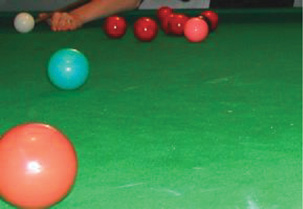
#> input picture 02_quantization/assets/3_9.jpg, 303 x 209 px
$ jupyter execute withoutCV.ipynb
#> lines starting #> are read from the running program, lines starting #| are printed output that depends on the picture
# K-Means Clustering without OpenCV

## 사용한 라이브러리
* 이미지 읽기, matplotlib.image
* 이미지 출력/그래프 출력, matplotlib.pyplot
* 행렬 계산, numpy

[cell 1]
import random

import numpy as np
import numpy.matlib
import matplotlib.image as pim
import matplotlib.pyplot as plt

## K-means 행렬(centroid) 초기화 함수

[cell 2]
def init_centroids(X, K):
    c = random.sample(list(X), K)
    return c

## 거리 계산 함수

[cell 3]
def closest_centroids(X, c):
    K = np.size(c, 0)
    idx = np.zeros((np.size(X, 0), 1))
    arr = np.empty((np.size(X, 0), 1))
    for i in range(0, K):
        y = c[i]
        temp = np.ones((np.size(X, 0), 1))*y
        b = np.power(np.subtract(X, temp), 2)
        a = np.sum(b, axis=1)
        a = np.asarray(a)
        a.resize((np.size(X, 0), 1))
        arr = np.append(arr, a, axis=1)
    arr = np.delete(arr, 0, axis=1)
    idx = np.argmin(arr, axis=1)
    return idx

## K 계산 함수

[cell 4]
def compute_centroids(X, idx, K):
    n = np.size(X, 1)
    centroids = np.zeros((K, n))
    for i in range(0, K):
        ci = idx == i
        ci = ci.astype(int)
        total_number = sum(ci)
        ci.resize((np.size(X, 0), 1))
        total_matrix = np.matlib.repmat(ci, 1, n)
        ci = np.transpose(ci)
        total = np.multiply(X, total_matrix)
        centroids[i] = (1/total_number)*np.sum(total, axis=0)
    return centroids

## K-means 호출 함수

[cell 5]
def run_kMean(X, initial_centroids, max_iters):
    m = np.size(X, 0)
    n = np.size(X, 1)
    K = np.size(initial_centroids, 0)
    centroids = initial_centroids
    previous_centroids = centroids
    idx = np.zeros((m, 1))
    for i in range(1, max_iters):
        idx = closest_centroids(X, centroids)
        centroids = compute_centroids(X, idx, K)
    return centroids, idx

## 이미지 로드 및 값 세팅

[cell 6]
imgPath = '../assets/3_9.jpg'
image = pim.imread(imgPath)
#> image is the input picture: shape (209, 303, 3); mean R, G, B 66.5, 126.3, 74.6
rows = image.shape[0]
#> rows = 209
cols = image.shape[1]
#> cols = 303
image = image / 255
X = image.reshape(image.shape[0] * image.shape[1], 3)

## k = 10

[cell 7]
# k = 10
K = 10

max_iters = 2
initial_centroids = init_centroids(X, K)
#> in init_centroids, `c = random.sample(list(X), K)`: c = [[0.278, 0.722, 0.416], [0.125, 0.424, 0.231], [0.306, 0.729, 0.431], [0.369, 0.749, 0.486], [0.114, 0.514, 0.267], [0.0784, 0.157, 0.114], [0.114, 0.31, 0.165], [0.525, 0.808, 0.651], [0.137, 0.533, 0.275], [0.098, 0.463, 0.247]]
#> initial_centroids has the same summary as c in init_centroids
centroids, idx = run_kMean(X, initial_centroids, max_iters)
#> in run_kMean, `m = np.size(X, 0)`: m = 63327
#> in run_kMean, `n = np.size(X, 1)`: n = 3
#> in run_kMean, `K = np.size(initial_centroids, 0)`: K = 10
#> in run_kMean, `centroids = initial_centroids`: centroids has the same summary as c in init_centroids
#> in run_kMean, `previous_centroids = centroids`: previous_centroids has the same summary as c in init_centroids
#> the loop in run_kMean, `for i in range(1, max_iters):` made 1 pass
#> (K in closest_centroids, n in compute_centroids) on pass 1: (10, 3)
#> centroids = [[0.206, 0.699, 0.401], [0.181, 0.405, 0.225], [0.331, 0.709, 0.432], [0.443, 0.664, 0.449], [0.113, 0.51, 0.264], [0.163, 0.154, 0.117], [0.195, 0.296, 0.178], [0.93, 0.538, 0.435], [0.142, 0.59, 0.296], [0.0946, 0.465, 0.246]]
idx = closest_centroids(X, centroids)
#> the loop in closest_centroids (call 2), `for i in range(0, K):` made 10 passes
k10 = centroids[idx]
k10 = np.reshape(k10, (rows, cols, 3))
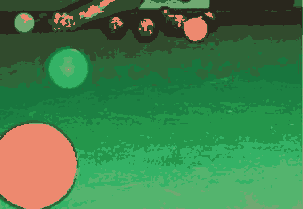
#> k10: shape (209, 303, 3) float64; mean of channels 0, 1, 2 0.264, 0.501, 0.296; drawn as R, G, B

## k = 20

[cell 8]
# k = 20
K = 20

max_iters = 2
initial_centroids = init_centroids(X, K)
#> initial_centroids = 20 items, first 6: [0.118, 0.494, 0.255], [0.341, 0.725, 0.439], [0.263, 0.714, 0.408], [0.184, 0.702, 0.365], [0.11, 0.424, 0.224], [0.106, 0.471, 0.255]
centroids, idx = run_kMean(X, initial_centroids, max_iters)
#> the loop in run_kMean (call 2), `for i in range(1, max_iters):` made 1 pass
#> (K in closest_centroids, n in compute_centroids) on pass 1: (20, 3)
#> centroids = 20 rows, first 8: [0.129, 0.5, 0.258], [0.345, 0.728, 0.445], [0.255, 0.713, 0.399], [0.199, 0.7, 0.358], [0.0981, 0.411, 0.221], [0.0994, 0.467, 0.248], [0.138, 0.393, 0.214], [0.716, 0.393, 0.295]
idx = closest_centroids(X, centroids)
k20 = centroids[idx]
k20 = np.reshape(k20, (rows, cols, 3))
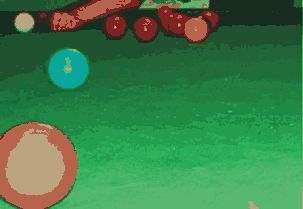
#> k20: shape (209, 303, 3) float64; mean of channels 0, 1, 2 0.239, 0.497, 0.29; drawn as R, G, B

## k = 30

[cell 9]
# k = 30
K = 30

max_iters = 2
initial_centroids = init_centroids(X, K)
#> initial_centroids = 30 items, first 6: [0.353, 0.729, 0.447], [0.114, 0.549, 0.278], [0.188, 0.698, 0.353], [0.82, 0.416, 0.278], [0.761, 0.455, 0.302], [0.965, 0.502, 0.384]
centroids, idx = run_kMean(X, initial_centroids, max_iters)
#> centroids = 30 rows, first 8: [0.402, 0.729, 0.489], [0.117, 0.573, 0.287], [0.207, 0.701, 0.363], [0.876, 0.357, 0.272], [0.624, 0.408, 0.283], [0.954, 0.461, 0.351], [0.137, 0.285, 0.171], [0.118, 0.355, 0.197]
idx = closest_centroids(X, centroids)
k30 = centroids[idx]
k30 = np.reshape(k30, (rows, cols, 3))
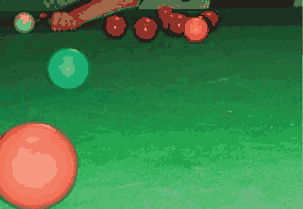
#> k30: shape (209, 303, 3) float64; mean of channels 0, 1, 2 0.259, 0.496, 0.289; drawn as R, G, B
